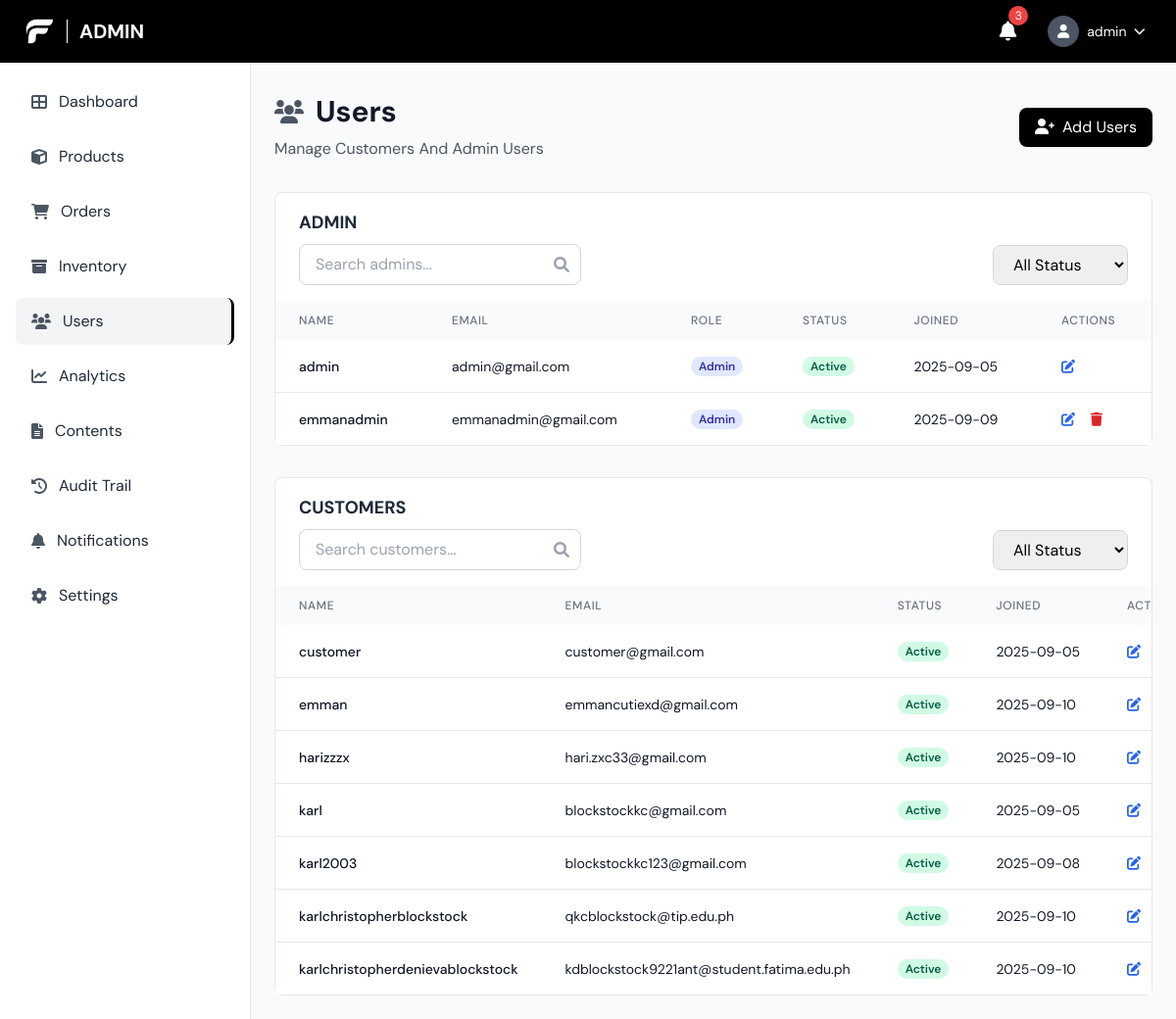
/admin/users.php (signed in), run on the app's committed database.
### tables this page shows
CREATE TABLE `users` (
  `user_id` bigint(20) UNSIGNED NOT NULL,
  `username` varchar(100) NOT NULL,
  `email` varchar(150) NOT NULL,
  `password_hash` varchar(255) DEFAULT NULL,
  `google_id` varchar(255) DEFAULT NULL,
  `role` enum('admin','manager','staff','customer') NOT NULL DEFAULT 'customer',
  `status` enum('active','inactive','suspended') NOT NULL DEFAULT 'active',
  `created_at` timestamp NOT NULL DEFAULT current_timestamp(),
  `updated_at` timestamp NOT NULL DEFAULT current_timestamp() ON UPDATE current_timestamp(),
  `last_login` timestamp NULL DEFAULT NULL
);

### admin/users.php (the view, shortened to what this page needs)
<?php
$pdo = getDBConnection();
$isAdmin = isset($_SESSION['role']) && $_SESSION['role'] === 'admin';
$adminSearch = $_GET['admin_search'] ?? '';
$adminStatus = $_GET['admin_status'] ?? '';
$customerSearch = $_GET['customer_search'] ?? '';
$customerStatus = $_GET['customer_status'] ?? '';
$adminConds = ["role IN ('admin','manager','staff')"];
$adminParams = [];
$adminWhere = 'WHERE ' . implode(' AND ', $adminConds);
$adminSql = "SELECT user_id, username, email, role, status, created_at FROM users $adminWhere ORDER BY FIELD(role,'admin','manager','staff'), username";
$adminStmt = $pdo->prepare($adminSql);
$adminStmt->execute($adminParams);
$admins = $adminStmt->fetchAll();
$custConds = ["role = 'customer'"];
$custParams = [];
$custWhere = 'WHERE ' . implode(' AND ', $custConds);
$custSql = "SELECT user_id, username, email, role, status, created_at FROM users $custWhere ORDER BY username";
$custStmt = $pdo->prepare($custSql);
$custStmt->execute($custParams);
$customers = $custStmt->fetchAll();
?>
<!DOCTYPE html>
<html lang="en">
<head>
    <script src="https://cdn.tailwindcss.com"></script>
    <link href="https://cdnjs.cloudflare.com/ajax/libs/font-awesome/6.0.0/css/all.min.css" rel="stylesheet">
    <link rel="stylesheet" href="../css/style.css">
</head>
<body class="font-body bg-gray-50">
    <header class="bg-black text-white fixed top-0 left-0 right-0 z-50 h-16 flex items-center justify-between px-6">
        <div class="flex items-center space-x-3">
            <img src="../img/LOGO-Fitfuel.png" alt="FitFuel Logo" class="w-8 h-8 object-contain">
            <h1 class="text-xl font-bold uppercase">Admin</h1>
        </div>
        <div class="flex items-center space-x-4">
            <button class="p-2 hover:bg-gray-800 rounded-lg transition-colors relative">
                <i class="fas fa-bell text-xl"></i>
                <span class="absolute -top-1 -right-1 bg-red-500 text-white text-xs rounded-full h-5 w-5 flex items-center justify-center">3</span>
            </button>
            <div class="relative">
                <button onclick="toggleUserMenu()" class="flex items-center space-x-2 p-2 hover:bg-gray-800 rounded-lg transition-colors">
                    <div class="w-8 h-8 bg-gray-600 rounded-full flex items-center justify-center">
                        <i class="fas fa-user text-white text-sm"></i>
                    </div>
                    <span class="hidden md:block text-sm"><?php echo htmlspecialchars($_SESSION['username'] ?? 'Admin'); ?></span>
                    <i class="fas fa-chevron-down text-xs"></i>
                </button>
            </div>
        </div>
    </header>
    <aside class="fixed left-0 top-16 bottom-0 w-64 bg-white border-r border-gray-200 overflow-y-auto">
        <nav class="p-4">
            <ul class="space-y-2">
                <li>
                    <a href="dashboard.php" class="sidebar-item flex items-center space-x-3 px-4 py-3 rounded-lg text-gray-800">
                        <i class="fas fa-th-large text-gray-600"></i>
                        <span>Dashboard</span>
                    </a>
                </li>
                <li>
                    <a href="product.php" class="sidebar-item flex items-center space-x-3 px-4 py-3 rounded-lg text-gray-800">
                        <i class="fas fa-cube text-gray-600"></i>
                        <span>Products</span>
                    </a>
                </li>
                <li>
                    <a href="orders.php" class="sidebar-item flex items-center space-x-3 px-4 py-3 rounded-lg text-gray-800">
                        <i class="fas fa-shopping-cart text-gray-600"></i>
                        <span>Orders</span>
                    </a>
                </li>
                <li>
                    <a href="inventory.php" class="sidebar-item flex items-center space-x-3 px-4 py-3 rounded-lg text-gray-800">
                        <i class="fas fa-archive text-gray-600"></i>
                        <span>Inventory</span>
                    </a>
                </li>
                <li>
                    <a href="users.php" class="sidebar-item active flex items-center space-x-3 px-4 py-3 rounded-lg text-gray-800">
                        <i class="fas fa-users text-gray-600"></i>
                        <span>Users</span>
                    </a>
                </li>
                <li>
                    <a href="#" class="sidebar-item flex items-center space-x-3 px-4 py-3 rounded-lg text-gray-800">
                        <i class="fas fa-chart-line text-gray-600"></i>
                        <span>Analytics</span>
                    </a>
                </li>
                <li>
                    <a href="#" class="sidebar-item flex items-center space-x-3 px-4 py-3 rounded-lg text-gray-800">
                        <i class="fas fa-file-alt text-gray-600"></i>
                        <span>Contents</span>
                    </a>
                </li>
                <li>
                    <a href="#" class="sidebar-item flex items-center space-x-3 px-4 py-3 rounded-lg text-gray-800">
                        <i class="fas fa-history text-gray-600"></i>
                        <span>Audit Trail</span>
                    </a>
                </li>
                <li>
                    <a href="#" class="sidebar-item flex items-center space-x-3 px-4 py-3 rounded-lg text-gray-800">
                        <i class="fas fa-bell text-gray-600"></i>
                        <span>Notifications</span>
                    </a>
                </li>
                <li>
                    <a href="#" class="sidebar-item flex items-center space-x-3 px-4 py-3 rounded-lg text-gray-800">
                        <i class="fas fa-cog text-gray-600"></i>
                        <span>Settings</span>
                    </a>
                </li>
            </ul>
        </nav>
    </aside>
    <main class="ml-64 pt-24 pb-6 px-6">
        <div class="mb-8">
            <div class="flex items-center justify-between">
                <div>
                    <div class="flex items-center space-x-3 mb-2"><i class="fas fa-users text-2xl text-gray-600"></i><h1 class="text-3xl font-bold text-gray-900">Users</h1></div>
                    <p class="text-gray-600">Manage Customers And Admin Users</p>
                </div>
                <?php if ($isAdmin): ?>
                <button onclick="openAddAdmin()" class="px-4 py-2 bg-black text-white rounded-lg"><i class="fas fa-user-plus mr-2"></i>Add Users</button>
                <?php endif; ?>
            </div>
        </div>
        <div class="bg-white rounded-lg border border-gray-200 mb-8">
            <div class="overflow-x-auto">
                <h3 class="text-lg font-bold text-gray-800 px-6 pt-4 pb-2">ADMIN</h3>
                <div class="flex flex-col lg:flex-row lg:items-center lg:justify-between gap-2 px-6 pb-4">
                    <div class="relative">
                        <input id="adminSearch" type="text" placeholder="Search admins..." class="w-full sm:w-72 pl-4 pr-10 py-2 rounded-lg border border-gray-300" value="<?php echo htmlspecialchars($adminSearch); ?>" onkeypress="if(event.key==='Enter') filterAdmin()">
                        <i class="fas fa-search absolute right-3 top-1/2 -translate-y-1/2 text-gray-400"></i>
                    </div>
                    <div>
                        <select id="adminStatus" class="px-4 py-2 rounded-lg border border-gray-300" onchange="filterAdmin()">
                            <option value="" <?php echo $adminStatus===''?'selected':''; ?>>All Status</option>
                        </select>
                    </div>
                </div>
                <table class="w-full">
                    <thead class="bg-gray-50"><tr>
                        <th class="px-6 py-3 text-left text-xs font-medium text-gray-500 uppercase tracking-wider">Name</th>
                        <th class="px-6 py-3 text-left text-xs font-medium text-gray-500 uppercase tracking-wider">Email</th>
                        <th class="px-6 py-3 text-left text-xs font-medium text-gray-500 uppercase tracking-wider">Role</th>
                        <th class="px-6 py-3 text-left text-xs font-medium text-gray-500 uppercase tracking-wider">Status</th>
                        <th class="px-6 py-3 text-left text-xs font-medium text-gray-500 uppercase tracking-wider">Joined</th>
                        <th class="px-6 py-3 text-left text-xs font-medium text-gray-500 uppercase tracking-wider">Actions</th>
                    </tr></thead>
                    <tbody class="bg-white divide-y divide-gray-200">
                    <?php if (empty($admins)): ?>
                        <tr><td colspan="6" class="px-6 py-12 text-center text-gray-500"><i class="fas fa-users text-4xl mb-4"></i><p>No admin/staff accounts</p></td></tr>
                    <?php else: foreach ($admins as $u): ?>
                        <tr class="hover:bg-gray-50">
                            <td class="px-6 py-4 whitespace-nowrap text-sm font-medium text-gray-900"><?php echo htmlspecialchars($u['username']); ?></td>
                            <td class="px-6 py-4 whitespace-nowrap text-sm text-gray-900"><?php echo htmlspecialchars($u['email']); ?></td>
                            <td class="px-6 py-4 whitespace-nowrap text-sm">
                                <?php if (in_array($u['role'], ['admin','manager','staff'])): ?>
                                    <span class="badge badge-admin"><?php echo htmlspecialchars(ucfirst($u['role'])); ?></span>
                                <?php else: ?>
                                    <span class="badge badge-customer">Customer</span>
                                <?php endif; ?>
                            </td>
                            <td class="px-6 py-4 whitespace-nowrap text-sm">
                                <?php if ($u['status'] === 'active'): ?>
                                    <span class="badge badge-active">Active</span>
                                <?php else: ?>
                                    <span class="badge badge-suspended"><?php echo htmlspecialchars(ucfirst($u['status'])); ?></span>
                                <?php endif; ?>
                            </td>
                            <td class="px-6 py-4 whitespace-nowrap text-sm text-gray-900"><?php echo date('Y-m-d', strtotime($u['created_at'])); ?></td>
                            <td class="px-6 py-4 whitespace-nowrap text-sm font-medium">
                                <button class="text-blue-600 hover:text-blue-900" onclick="openEdit(<?php echo $u['user_id']; ?>,'<?php echo htmlspecialchars($u['username'], ENT_QUOTES); ?>','<?php echo htmlspecialchars($u['email'], ENT_QUOTES); ?>','<?php echo $u['role']; ?>','<?php echo $u['status']; ?>')"><i class="fas fa-edit"></i></button>
                                <?php if ($isAdmin && in_array($u['role'], ['admin','manager','staff']) && intval($u['user_id']) !== intval($_SESSION['user_id'])): ?>
                                <button class="text-red-600 hover:text-red-900 ml-3" onclick="confirmDelete(<?php echo $u['user_id']; ?>)"><i class="fas fa-trash"></i></button>
                                <?php endif; ?>
                            </td>
                        </tr>
                    <?php endforeach; endif; ?>
                    </tbody>
                </table>
            </div>
        </div>
        <div class="bg-white rounded-lg border border-gray-200">
            <div class="overflow-x-auto">
                <h3 class="text-lg font-bold text-gray-800 px-6 pt-4 pb-2">CUSTOMERS</h3>
                <div class="flex flex-col lg:flex-row lg:items-center lg:justify-between gap-2 px-6 pb-4">
                    <div class="relative">
                        <input id="customerSearch" type="text" placeholder="Search customers..." class="w-full sm:w-72 pl-4 pr-10 py-2 rounded-lg border border-gray-300" value="<?php echo htmlspecialchars($customerSearch); ?>" onkeypress="if(event.key==='Enter') filterCustomer()">
                        <i class="fas fa-search absolute right-3 top-1/2 -translate-y-1/2 text-gray-400"></i>
                    </div>
                    <div>
                        <select id="customerStatus" class="px-4 py-2 rounded-lg border border-gray-300" onchange="filterCustomer()">
                            <option value="" <?php echo $customerStatus===''?'selected':''; ?>>All Status</option>
                        </select>
                    </div>
                </div>
                <table class="w-full">
                    <thead class="bg-gray-50"><tr>
                        <th class="px-6 py-3 text-left text-xs font-medium text-gray-500 uppercase tracking-wider">Name</th>
                        <th class="px-6 py-3 text-left text-xs font-medium text-gray-500 uppercase tracking-wider">Email</th>
                        <th class="px-6 py-3 text-left text-xs font-medium text-gray-500 uppercase tracking-wider">Status</th>
                        <th class="px-6 py-3 text-left text-xs font-medium text-gray-500 uppercase tracking-wider">Joined</th>
                        <th class="px-6 py-3 text-left text-xs font-medium text-gray-500 uppercase tracking-wider">Actions</th>
                    </tr></thead>
                    <tbody class="bg-white divide-y divide-gray-200">
                    <?php if (empty($customers)): ?>
                        <tr><td colspan="5" class="px-6 py-12 text-center text-gray-500"><i class="fas fa-user text-4xl mb-4"></i><p>No customers found</p></td></tr>
                    <?php else: foreach ($customers as $u): ?>
                        <tr class="hover:bg-gray-50">
                            <td class="px-6 py-4 whitespace-nowrap text-sm font-medium text-gray-900"><?php echo htmlspecialchars($u['username']); ?></td>
                            <td class="px-6 py-4 whitespace-nowrap text-sm text-gray-900"><?php echo htmlspecialchars($u['email']); ?></td>
                            <td class="px-6 py-4 whitespace-nowrap text-sm">
                                <?php if ($u['status'] === 'active'): ?>
                                    <span class="badge badge-active">Active</span>
                                <?php else: ?>
                                    <span class="badge badge-suspended"><?php echo htmlspecialchars(ucfirst($u['status'])); ?></span>
                                <?php endif; ?>
                            </td>
                            <td class="px-6 py-4 whitespace-nowrap text-sm text-gray-900"><?php echo date('Y-m-d', strtotime($u['created_at'])); ?></td>
                            <td class="px-6 py-4 whitespace-nowrap text-sm font-medium">
                                <button class="text-blue-600 hover:text-blue-900" onclick="openEdit(<?php echo $u['user_id']; ?>,'<?php echo htmlspecialchars($u['username'], ENT_QUOTES); ?>','<?php echo htmlspecialchars($u['email'], ENT_QUOTES); ?>','customer','<?php echo $u['status']; ?>')"><i class="fas fa-edit"></i></button>
                            </td>
                        </tr>
                    <?php endforeach; endif; ?>
                    </tbody>
                </table>
            </div>
        </div>
    </main>
</body>
</html>

### css/style.css (style rules this page uses)
:root { --primary: #059669; --secondary: #10b981; --accent: #10b981; --muted: #f1f5f9; --foreground: #475569; --border: #e5e7eb; }
.font-body { font-family: 'DM Sans', sans-serif; }

### admin/users.php (style rules this page uses)
.sidebar-item.active { background-color:#f3f4f6; border-right:3px solid #000; }
.badge { padding:2px 8px; border-radius:9999px; font-size:12px; font-weight:600; }
.badge-admin { background:#e0e7ff; color:#3730a3; }
.badge-active { background:#d1fae5; color:#065f46; }

### data on the page
users: username "admin", email "admin@gmail.com", role "Admin", status "Active", created_at "2025-09-05"
users: username "emmanadmin", email "emmanadmin@gmail.com", role "Admin", status "Active", created_at "2025-09-09"
users: username "customer", email "customer@gmail.com", status "Active", created_at "2025-09-05"
users: username "emman", email "emmancutiexd@gmail.com", status "Active", created_at "2025-09-10"
users: username "harizzzx", email "hari.zxc33@gmail.com", status "Active", created_at "2025-09-10"
users: username "karl", email "blockstockkc@gmail.com", status "Active", created_at "2025-09-05"
users: username "karl2003", email "blockstockkc123@gmail.com", status "Active", created_at "2025-09-08"
users: username "karlchristopherblockstock", email "qkcblockstock@tip.edu.ph", status "Active", created_at "2025-09-10"
users: username "karlchristopherdenievablockstock", email "kdblockstock9221ant@student.fatima.edu.ph", status "Active", created_at "2025-09-10"

### other printed values
$_SESSION['username'] "admin"
